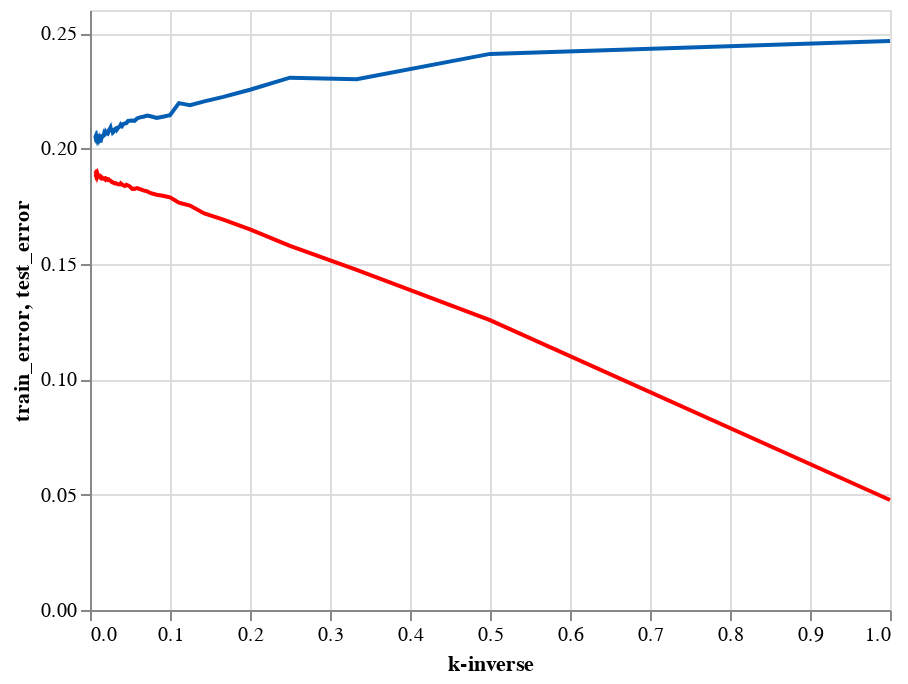

The notebook cell saved with this chart:
### Code cell
ctrain_b+ctest_b

### Figure 1 — Vega-Lite specification as saved in the notebook (floating-point values rounded to 4 significant figures; data arrays with more than 128 entries replaced by an {"elided": "..."} marker saying what was removed)
{"config": {"view": {"continuousWidth": 400, "continuousHeight": 300}}, "layer": [{"mark": {"type": "line", "color": "#FF0000"}, "encoding": {"x": {"field": "kinv", "type": "quantitative"}, "y": {"field": "train_error", "type": "quantitative"}}}, {"mark": {"type": "line", "color": "#045FB4"}, "encoding": {"x": {"field": "kinv", "title": "k-inverse", "type": "quantitative"}, "y": {"field": "test_error", "type": "quantitative"}}}], "data": {"name": "data-31c4dba1eec051d9fc2c551b30145aeb"}, "$schema": "https://vega.github.io/schema/vega-lite/v4.17.0.json", "datasets": {"data-31c4dba1eec051d9fc2c551b30145aeb": {"elided": "149 records"}}}
